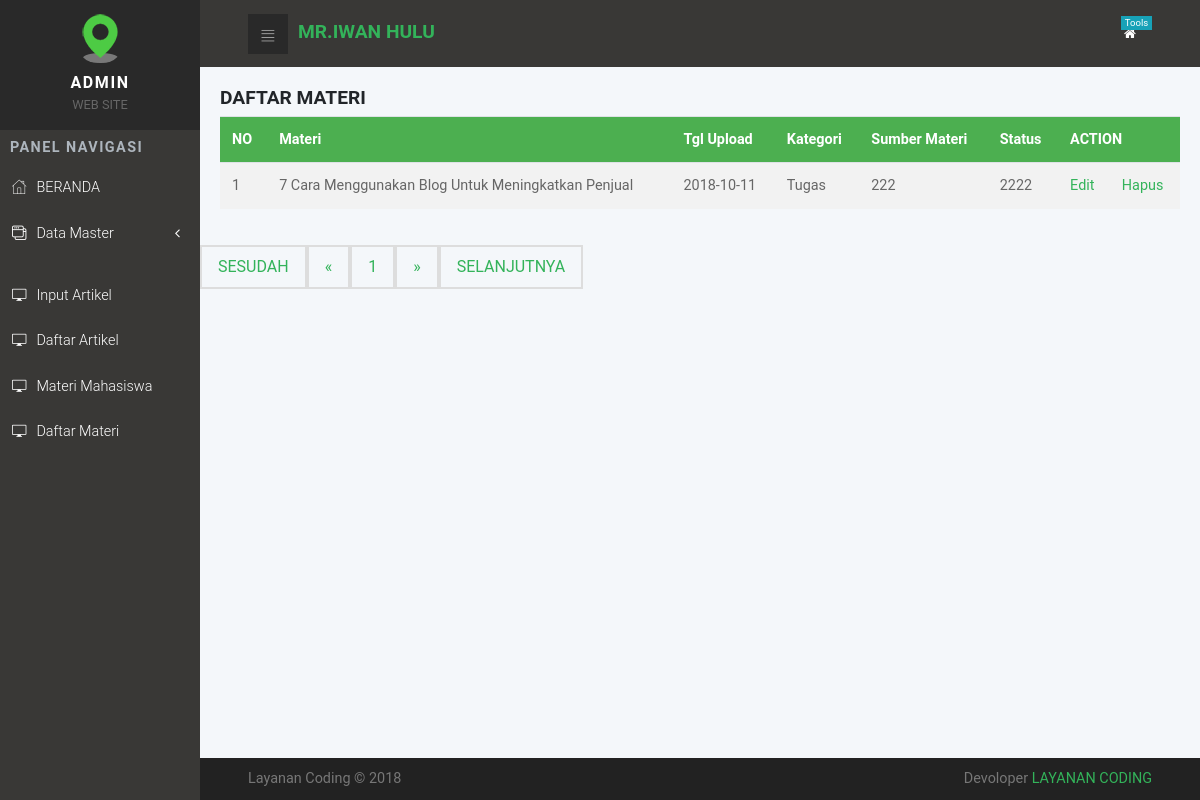
Screenshot of /admin/project_tampil.php (signed in) with the database file from the repository.
### tables this page shows
CREATE TABLE IF NOT EXISTS `tbl_file` (
`kode` int(11) NOT NULL,
  `kategori` varchar(50) DEFAULT NULL,
  `judul` varchar(100) DEFAULT NULL,
  `konten` text,
  `tgl_posting` date DEFAULT NULL,
  `user` varchar(50) DEFAULT NULL,
  `status` varchar(10) NOT NULL,
  `data_file` text NOT NULL
);

### admin/project_tampil.php (the view, shortened to what this page needs)
<?php include'header.php';
error_reporting(0); ?>
<head>
</head>
	<div class="card-body">
			<h3> DAFTAR MATERI </h3>
                  <div class="table-responsive">
                    <table class="table">
					<tr>
						<th>NO</th>
						<th>Materi</th>
						<th>Tgl Upload</th>
						<th>Kategori</th>
						<th>Sumber Materi</th>
						<th>Status</th>
						<th colspan="2">ACTION</th>
					</tr>
					<?php
					$page = (isset($_GET['page']))? $_GET['page'] : 1;
					$limit = 5;
					$limit_start = ($page - 1) * $limit;
					$sql = mysqli_query($konek, "SELECT * FROM tbl_file LIMIT ".$limit_start.",".$limit);
					$no = $limit_start + 1;
					while($data = mysqli_fetch_array($sql)){
					?>
						<tr>
							<td> <?php echo $no; ?></td>
							<td> <?php echo $data['judul']; ?></td>
							<td> <?php echo $data['tgl_posting']; ?></td>
							<td> <?php echo $data['kategori']; ?></td>
							<td> <?php echo $data['user']; ?></td>
							<td> <?php echo $data['status']; ?></td>
							<td> <a href="project_edit.php?id=<?php echo base64_encode($data['kode']); ?>">Edit</a></td>
							<td> <a href="project_hapus.php?id=<?php echo $data['kode']; ?> ">Hapus</a></td>
						</tr>
					<?php
						$no++;
					}
					?>
				</table>
			</div>
			</div>
			<ul class="pagination">
				<?php
				if($page == 1){
				?>
					<li class="disabled"><a href="#">SESUDAH</a></li>
					<li class="disabled"><a href="#">&laquo;</a></li>
				<?php
				}else{
					$link_prev = ($page > 1)? $page - 1 : 1;
				?>
					<li><a href="project_tampil.php?page=1">SESUDAH</a></li>
					<li><a href="project_tampil.php?page=<?php echo $link_prev; ?>">&laquo;</a></li>
				<?php
				}
				?>
				<?php
				$sql2 = mysqli_query($konek, "SELECT COUNT(*) AS jumlah FROM tbl_file");
				$get_jumlah = mysqli_fetch_array($sql2);
				$jumlah_page = ceil($get_jumlah['jumlah'] / $limit);
				$jumlah_number = 3;
				$start_number = ($page > $jumlah_number)? $page - $jumlah_number : 1;
				$end_number = ($page < ($jumlah_page - $jumlah_number))? $page + $jumlah_number : $jumlah_page;
				for($i = $start_number; $i <= $end_number; $i++){
					$link_active = ($page == $i)? ' class="active"' : '';
				?>
					<li<?php echo $link_active; ?>><a href="project_tampil.php?page=<?php echo $i; ?>"><?php echo $i; ?></a></li>
				<?php
				}
				?>
				<?php
				if($page == $jumlah_page){
				?>
					<li class="disabled"><a href="#">&raquo;</a></li>
					<li class="disabled"><a href="#">SELANJUTNYA</a></li>
				<?php
				}else{
					$link_next = ($page < $jumlah_page)? $page + 1 : $jumlah_page;
				?>
					<li><a href="project_tampil.php?page=<?php echo $link_next; ?>">&raquo;</a></li>
					<li><a href="project_tampil.php?page=<?php echo $jumlah_page; ?>">SELANJUTNYA</a></li>
				<?php
				}
				?>
			</ul>
		<div>
<?php include'footer.php'; ?>

### admin/css/style.default.css (style rules this page uses)
a { display: inline-block; text-decoration: none; color: #fff; }
body { overflow-x: hidden; }
table { font-size: 0.9em; color: #666; }
body { font-family: "Roboto", sans-serif; font-size: 1rem; font-weight: 400; line-height: 1.5; color: #212529; background-color: #fff; }
a { color: #33b35a; text-decoration: none; }
h1, h2, h3, h4, h5, h6, .h1, .h2, .h3, .h4, .h5, .h6 { margin-bottom: 0.5rem; font-family: inherit; font-weight: 700; line-height: 1.1; color: inherit; }
h3, .h3 { font-size: 1.2rem; }
.card-body { padding: 1.25rem; }

### admin/project_tampil.php (style rules this page uses)
table { border-collapse: collapse; width: 100%; }
th, td { text-align: left; padding: 8px; }
tr:nth-child(even) { background-color: #f2f2f2 }
th { background-color: #4CAF50; color: white; }
.pagination { display: inline-block; }
.pagination li { color: black; float: left; padding: 8px 16px; text-decoration: none; transition: background-color .3s; border: 2px solid #ddd; }

### rows the page displays
tbl_file: judul "7 Cara Menggunakan Blog Untuk Meningkatkan Penjual", tgl_posting "2018-10-11", kategori "Tugas", user "222", status "2222"
